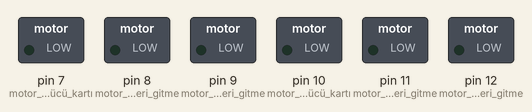
Recording of a sketch running on a simulated Arduino Uno, built with avr-gcc and run on an emulated ATmega328P. Shown: switched loads named in the sketch (green lamp = pin HIGH).

Above: at 0.1 s.
At 2.1 s:
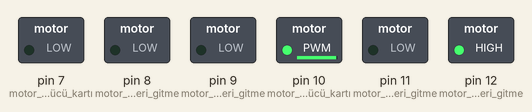
At 25.1 s:
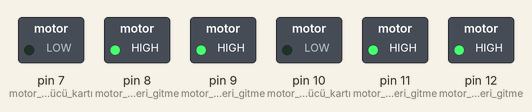
At 27.1 s:
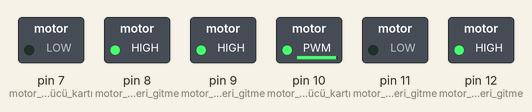
At 37.1 s:
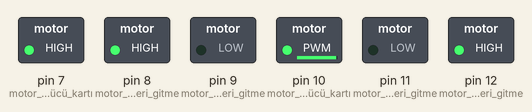
Timing chart, 0 to 38.6 s (numbered marks = the images above):
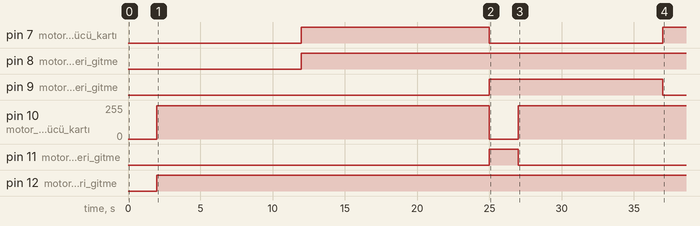

Measured:
- by itself, pin 7 (motor_2_sürücü_kartı): LOW → HIGH at 12.0 s, → LOW 13.0 s later, → HIGH 12.0 s later
- by itself, pin 8 (motor_2_geri_gitme): LOW → HIGH at 12.0 s
- by itself, pin 9 (motor_2_ileri_gitme): LOW → HIGH at 25.0 s, → LOW 12.0 s later
- by itself, pin 10 (motor_1_sürücü_kartı): 0/255 → 250/255 at 2.0 s, → 0/255 23.0 s later, → 250/255 2.0 s later
- by itself, pin 11 (motor_1_ileri_gitme): LOW → HIGH at 25.0 s, → LOW 2.0 s later
- by itself, pin 12 (motor_1_geri_gitme): LOW → HIGH at 2.0 s

The sketch:

Motor.ino
```cpp
void setup() {
 pinMode(10, OUTPUT); //motor 1 sürücü kartı
  pinMode(12, OUTPUT); //motor 1 geri gitme
  pinMode(11, OUTPUT); //motor 1 ileri gitme
  pinMode(7, OUTPUT); //motor 2 sürücü kartı
  pinMode(9, OUTPUT); //motor 2 ileri gitme
  pinMode(8, OUTPUT); //motor 2 geri gitme

}

void loop()
 {
  delay(2000);

  digitalWrite(12, HIGH);
  digitalWrite(11, LOW);
  analogWrite(10, 170);
 analogWrite(10, 200);
 analogWrite(10, 230);
 analogWrite(10, 250);

 delay(10000);

  digitalWrite(8, HIGH);
  digitalWrite(9, LOW);
 analogWrite(7, 170);
 analogWrite(7, 200);
 analogWrite(7, 230);
 analogWrite(7, 250);

 delay(10000);

delay(3000);

  digitalWrite(12, HIGH);
  digitalWrite(11, HIGH);
  analogWrite(10, 0);


  digitalWrite(8, HIGH);
  digitalWrite(9, HIGH);
  analogWrite(7, 0);
}
```
